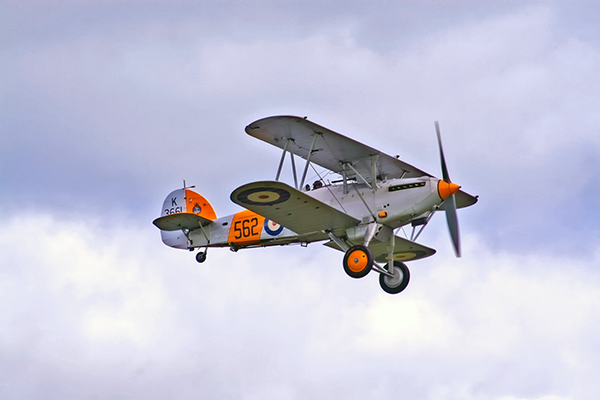
#> input picture Day3/airplane.bmp, 600 x 400 px
$ python 6_copyTo.py
#> lines starting #> are read from the running program, lines starting #| are printed output that depends on the picture; after the words box and inside, x2 and y2 are one past the last pixel; in counts of white or black regions, pixels touching at a corner belong together
import cv2

img = cv2.imread('./airplane.bmp')
#> img is the input picture: shape (400, 600, 3); mean B, G, R 217.1, 197.6, 196.8
mask = cv2.imread('./mask_plane.bmp')
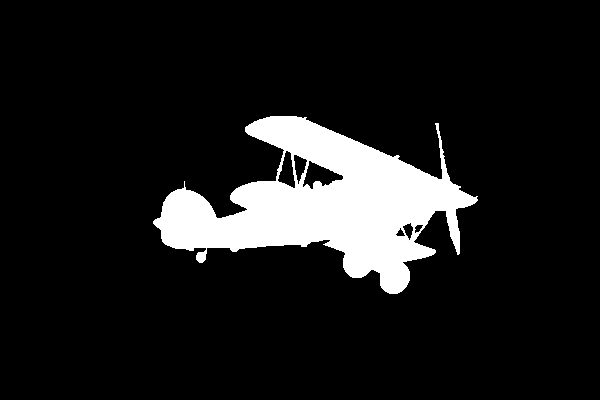
#> input picture Day3/mask_plane.bmp, 600 x 400 px
#> mask is the input picture: shape (400, 600, 3); 10.8% white; 1 white region, box (x1, y1, x2, y2) and area: (153, 116, 478, 294) 25896
dst = cv2.imread('./field.bmp')
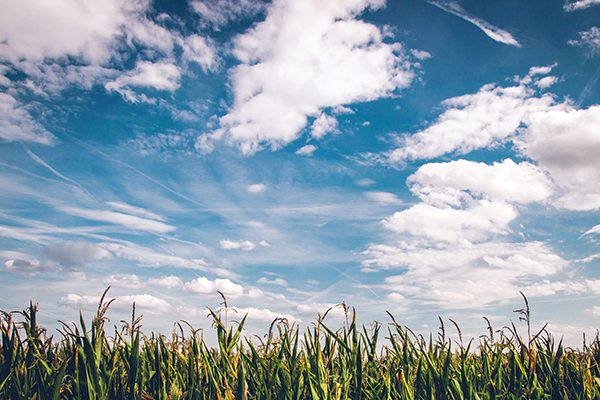
#> input picture Day3/field.bmp, 600 x 400 px
#> dst is the input picture: shape (400, 600, 3); mean B, G, R 173.2, 160.3, 141.8

temp = cv2.copyTo(img, mask)
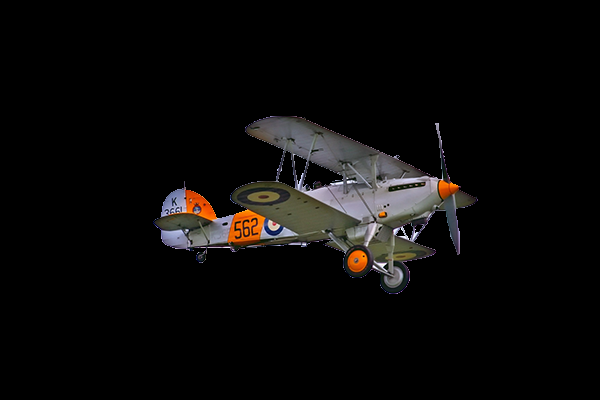
#> temp: shape (400, 600, 3); mean B, G, R 9.5, 10.2, 11.3
cv2.copyTo(img, mask, dst) #img, mask 를 마스크 연산을 한 결과를 dst 에 넣을 수 있다.
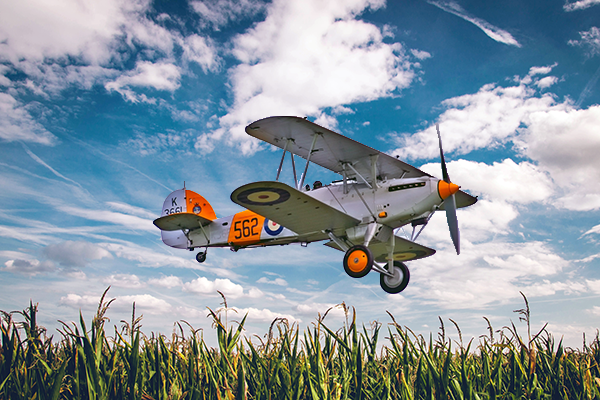
#> dst: shape (400, 600, 3); 10.79% of pixels changed, all inside (x1, y1, x2, y2) = (153, 116, 478, 294)

cv2.imshow('img',img)
cv2.imshow('mask',mask)
cv2.imshow('temp',temp)
cv2.imshow('dst',dst)
cv2.waitKey()
